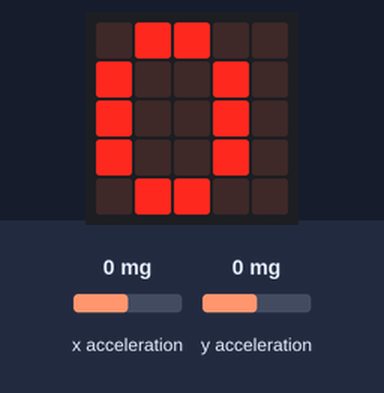
This program was run on a simulated BBC micro:bit running MicroPython. Shown: the board's 5×5 LED display. Inputs (shaded band) come from the test bench; at power-on: x acceleration 0 mg, y acceleration 0 mg.

Above: at 1.2 s.
1.3 s: x acceleration set to -44 mg
2.8 s: x acceleration set to -52 mg
At 3.1 s:
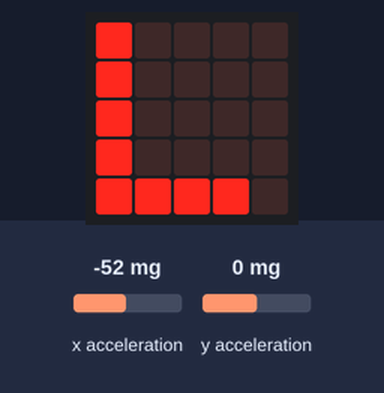
4.3 s: y acceleration set to -1440 mg
At 5.4 s:
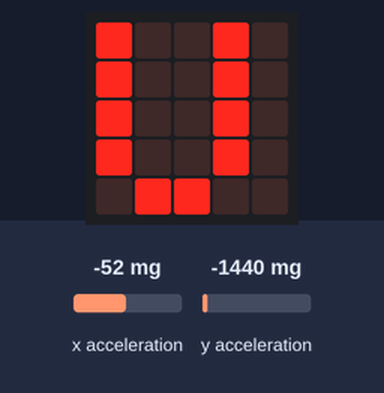
5.8 s: y acceleration set to 80 mg
At 6.5 s:
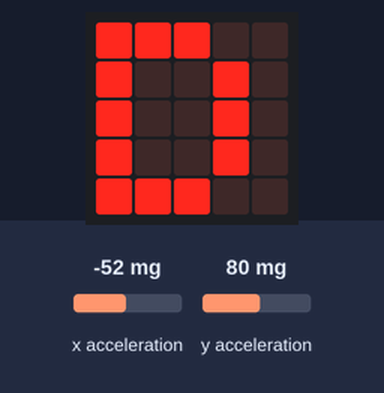
Timing chart, 0 to 8.3 s (numbered marks = the images above; inputs shaded):
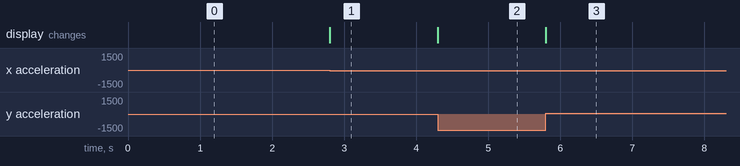

Measured:
- the behaviour switches between -49 and -50 mg on x acceleration (found by bisection; images 0 and 1)
- after the input at 1.3 s, every drawn part: stays the same
- after the input at 2.8 s, the display: changes at once (image 1)
- after the input at 4.3 s, the display: changes at once (image 2)
- after the input at 5.8 s, the display: changes at once (image 3)

The program:

pointer.py
```python
from microbit import *

while True:
    x = accelerometer.get_x()
    y = accelerometer.get_y()
    if abs(y) < 50 and abs(x) < 50:
        display.show("O")
    elif abs(y) > abs(x):
        if y > 50:
            display.show("D")
        elif y < -50:
            display.show("U")
    else:
        if x > 50:
            display.show("R")
        elif x < 50:
            display.show("L")
```
